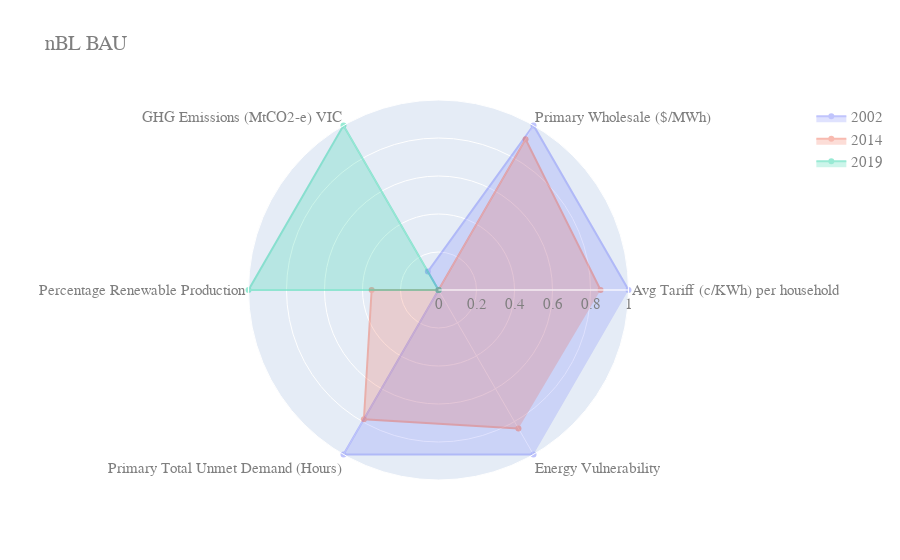

Source (notebook cell):
### Code cell
%matplotlib inline
import plotly.graph_objects as go

ooi = 'bau'


fig = go.Figure()

for year, row in data.iterrows():
    fig.add_trace(go.Scatterpolar(
      r=row[0:],
      theta=categories,
      fill='toself',
      opacity=0.4,
      name="{}".format(year)
    ))

fig.update_layout(
    polar=dict(
        radialaxis=dict(
            visible=True,
            range=[0, 1]
        )),
    showlegend=True,
    title="nBL BAU",
    font=dict(
        family="Courier New, monospace",
        size=15,
        color="#7f7f7f"
    ),
    autosize=True
)

## requires orca to be installed: conda install -c plotly plotly-orca
#fig.write_image('{}/fig{}.png'.format(r'C:\\Users\\angel\\Documents\\GitHub\\gr4sp\\experiments\\notebookGr4sp\\figs', '_nbl_spider_%s'%(ooi)))
fig.show()

### Figure 1 — Plotly figure (JSON) as saved in the notebook; plotly's stock layout.template omitted (floating-point values rounded to 4 significant figures)
{"data": [{"fill": "toself", "name": "2002", "opacity": 0.4, "r": [1, 1, 0.1119, 0, 1, 1], "theta": ["Avg Tariff (c/KWh) per household", "Primary Wholesale ($/MWh)", "GHG Emissions (MtCO2-e) VIC", "Percentage Renewable Production", "Primary Total Unmet Demand (Hours)", "Energy Vulnerability"], "type": "scatterpolar"}, {"fill": "toself", "name": "2014", "opacity": 0.4, "r": [0.8529, 0.9166, 0, 0.3519, 0.7852, 0.8415], "theta": ["Avg Tariff (c/KWh) per household", "Primary Wholesale ($/MWh)", "GHG Emissions (MtCO2-e) VIC", "Percentage Renewable Production", "Primary Total Unmet Demand (Hours)", "Energy Vulnerability"], "type": "scatterpolar"}, {"fill": "toself", "name": "2019", "opacity": 0.4, "r": [0, 0, 1, 1, 0, 0], "theta": ["Avg Tariff (c/KWh) per household", "Primary Wholesale ($/MWh)", "GHG Emissions (MtCO2-e) VIC", "Percentage Renewable Production", "Primary Total Unmet Demand (Hours)", "Energy Vulnerability"], "type": "scatterpolar"}], "layout": {"autosize": true, "font": {"color": "#7f7f7f", "family": "Courier New, monospace", "size": 15}, "polar": {"radialaxis": {"range": [0, 1], "visible": true}}, "showlegend": true, "title": {"text": "nBL BAU"}}}
